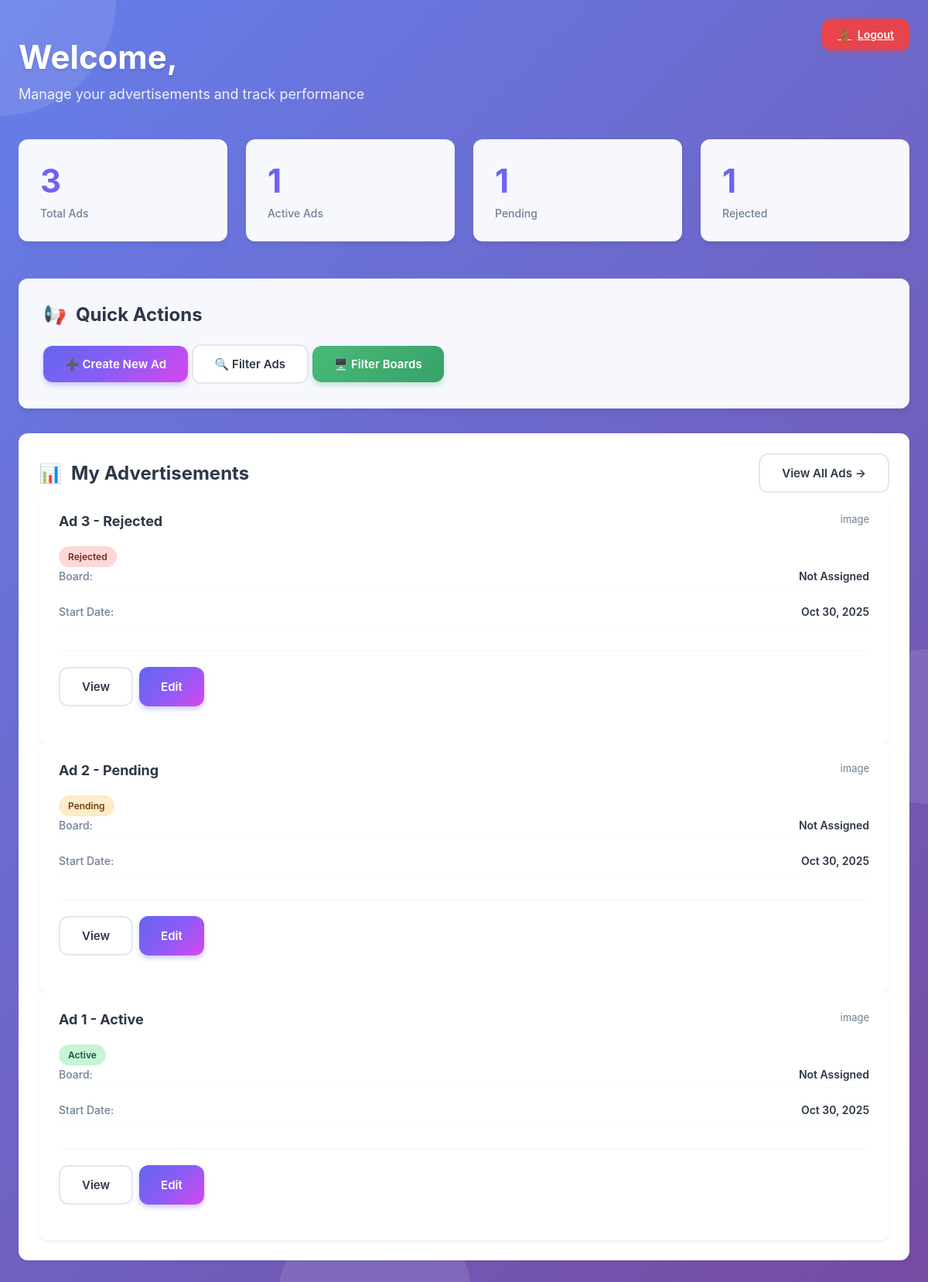
/client-dashboard/ (signed in), run on the app's committed database.
### ads/models.py (models this page shows, shortened)
class Ad(models.Model):
    ad_id = models.AutoField(primary_key=True)
    content = models.FileField(upload_to='ads/',blank=False,null=False)
    client = models.ForeignKey(User,on_delete=models.CASCADE,related_name='client_ads',
                               null=False,blank=False)
    boards = models.ManyToManyField('boards.Board',related_name='board_ads')
    title = models.CharField(blank=True,null=True,help_text="Ad description",max_length=100)
    uploaded_at = models.DateTimeField(auto_now_add=True)
    updated_at = models.DateTimeField(auto_now=True)
    Statue_choices = [
                    ('pending','Pending'),
                     ('approved','Approved'),
                     ('rejected','Rejected'),
                     ('active','Active'),
                    ]
    statue = models.CharField(choices=Statue_choices,null=False,blank=False,
                                default='pending')
    media_type = models.CharField(max_length=10,editable=False,blank=True)

### user/views/client_view.py (the view)
# urls.py: path('client-dashboard/', dashboard_client, name='client_dashboard'),
@login_required(login_url='login')
def dashboard_client(request):
    client = request.user
    if client.role !='client':
        return redirect('login')
    else:
        first_name = client.first_name
        total_ads = client.ads_belonging_for_this_client()
        number_total_ads = client.ads_count()
        active_ads_number = client.active_ads_for_this_client().count()
        pending_ads_number = client.pending_ads_for_this_client().count()
        approved_ads_number = client.approved_ads_for_this_client().count()
        rejected_ads_number = client.rejected_ads_for_this_client().count()
        recent_ads = client.ads_belonging_for_this_client().order_by('-uploaded_at')[:3]
        recent_ads = total_ads.order_by('-uploaded_at')[:3]
        prepared_ads = []
        for ad in recent_ads:
             board_locations = ", ".join(board.location for board in ad.boards.all()) or "Not Assigned"
             prepared_ads.append({
            'title': ad.title,
            'media_type': ad.media_type,
            'statue': ad.statue.capitalize(),
            'badge_class': (
            'badge-success' if ad.statue == 'active' else
            'badge-warning' if ad.statue == 'pending' else
            'badge-danger' if ad.statue == 'rejected' else
            'badge-secondary'
            ),
            'board_locations': board_locations,
            'uploaded_at': ad.uploaded_at,
        })
    context = {
        'first_name': first_name,
        'number_of_total_ads': number_total_ads,
        'active_ads_number': active_ads_number,
        'pending_ads_number': pending_ads_number,
        'approved_ads_number': approved_ads_number,
        'rejected_ads_number': rejected_ads_number,
        'prepared_ads': prepared_ads,
    }
    return render(request, "client/client_dashboard.html", context)

### user/models.py (called while the page is built)
    def ads_count(self):
         return self.client_ads.count()

    def ads_belonging_for_this_client(self):
         return self.client_ads.all()

    def active_ads_for_this_client(self):
         return self.client_ads.filter(statue='active')

    def pending_ads_for_this_client(self):
         return self.client_ads.filter(statue='pending')

    def approved_ads_for_this_client(self):
         return self.client_ads.filter(statue='approved')

    def rejected_ads_for_this_client(self):
         return self.client_ads.filter(statue='rejected')

### user/templates/client/client_dashboard.html (shortened to what this page needs)
<!DOCTYPE html>
<html lang="en">
<head>
</head>
<body>
    <div class="background-decoration">
        <div class="floating-shape"></div>
    </div>
    <div class="container">
        <div class="page-header">
            <h1>Welcome, {{first_name}}</h1>
            <p>Manage your advertisements and track performance</p>
        </div>
    <div class = "logout-container">
     <a  class="btn-logout" href="{% url 'logout'  %}">
            <span>🚪</span>
            Logout
     </a>
     </div>
        <div class="stats-grid">
            <div class="stat-card">
                <div class="stat-value">{{number_of_total_ads}}</div>
                <div class="stat-label">Total Ads</div>
            </div>
            <div class="stat-card">
                <div class="stat-value">{{active_ads_number}}</div>
                <div class="stat-label">Active Ads</div>
            </div>
            <div class="stat-card">
                <div class="stat-value">{{pending_ads_number}}</div>
                <div class="stat-label">Pending</div>
            </div>
            <div class="stat-card">
                <div class="stat-value">{{rejected_ads_number}}</div>
                <div class="stat-label">Rejected</div>
            </div>
        </div>
        <div class="card-section">
            <div class="section-title">
                <span>📢</span>
                Quick Actions
            </div>
            <div class="filter-actions">
                <button class="btn btn-primary" onclick="alert('Create New Ad functionality')">
                    ➕ Create New Ad
                </button>
                <button class="btn btn-secondary" onclick="openModal()">
                    🔍 Filter Ads
                </button>
                <button class="btn btn-success" onclick="openBoardFilterModal()">
                     🖥️ Filter Boards
                </button>
            </div>
        </div>
       {% if number_of_total_ads == 0 %}
         <div class="card">
                <div class="empty-state-icon">📭</div>
                    <h3>No ads to display yet</h3>
        {% else %}
          <div class ="card">
            <div style="display: flex; justify-content: space-between; align-items: center;">
                <div class="section-title" style="margin-bottom: 0;">
                    <span>📊</span>
                    My Advertisements
                </div>
                <button class="btn btn-secondary">
                    View All Ads →
                </button>
            </div>
        {% for ad in prepared_ads %}
        <div class="card">
            <div class="card-header">
                <div class="card-title">{{ ad.title }}</div>
                <div class="card-subtitle">{{ ad.media_type }}</div>
            </div>
            <span class="badge {{ ad.badge_class }}">{{ ad.statue }}</span>
            <div class="card-details">
                <div class="detail-row">
            <span class="detail-label">Board:</span>
            <span class="detail-value">{{ ad.board_locations }}</span>
            </div>
            <div class="detail-row">
          <span class="detail-label">Start Date:</span>
          <span class="detail-value">{{ ad.uploaded_at|date:"M d, Y" }}</span>
            </div>
         <div class="card-actions">
            <button class="btn btn-secondary btn-small btn-flex">View</button>
            <button class="btn btn-primary btn-small btn-flex">Edit</button>
        </div>
      </div>
    </div>
  {% endfor %}
  </div>
  {% endif %}
</div>
</body>
</html>

### user/templates/client/client_dashboard.html (style rules this page uses)
* { margin: 0; padding: 0; box-sizing: border-box; }
body { font-family: -apple-system, BlinkMacSystemFont, 'Segoe UI', Roboto, Oxygen, Ubuntu, Cantarell, sans-serif; background: linear-gradient(135deg, #667eea 0%, #764ba2 100%); min-height: 100vh; color: #2d3748; position: relative; overflow-x: hidden; }
.background-decoration { position: fixed; width: 100%; height: 100%; top: 0; left: 0; z-index: 0; overflow: hidden; pointer-events: none; }
.floating-shape { position: absolute; background: rgba(255, 255, 255, 0.1); border-radius: 50%; animation: float 20s infinite ease-in-out; }
.floating-shape:nth-child(1) { width: 300px; height: 300px; top: -150px; left: -150px; animation-delay: 0s; }
.container { position: relative; z-index: 1; max-width: 1400px; margin: 0 auto; padding: 48px 24px; }
.page-header { margin-bottom: 48px; }
.page-header h1 { font-size: 42px; font-weight: 700; color: white; margin-bottom: 12px; text-shadow: 0 2px 4px rgba(0,0,0,0.1); }
.page-header p { color: rgba(255,255,255,0.9); font-size: 18px; }
.stats-grid { display: grid; grid-template-columns: repeat(auto-fit, minmax(250px, 1fr)); gap: 24px; margin-bottom: 48px; }
.stat-card { background: rgba(255,255,255,0.95); backdrop-filter: blur(10px); padding: 28px; border-radius: 12px; box-shadow: 0 4px 6px rgba(0,0,0,0.07); transition: all 0.3s ease; }
.stat-value { font-size: 42px; font-weight: 700; background: linear-gradient(135deg, #6366f1 0%, #8b5cf6 50%, #d946ef 100%); -webkit-background-clip: text; -webkit-text-fill-color: transparent; background-clip: text; margin-bottom: 8px; }
.stat-label { font-size: 14px; color: #718096; font-weight: 500; }
.card-section { background: rgba(255,255,255,0.95); backdrop-filter: blur(10px); padding: 32px; border-radius: 12px; box-shadow: 0 4px 6px rgba(0,0,0,0.07); margin-bottom: 32px; }
.section-title { font-size: 24px; font-weight: 700; color: #2d3748; margin-bottom: 24px; display: flex; align-items: center; gap: 12px; }
.card { background: white; border-radius: 12px; padding: 24px; box-shadow: 0 2px 4px rgba(0,0,0,0.06); transition: all 0.3s; border: 2px solid transparent; }
.card-header { display: flex; justify-content: space-between; align-items: start; margin-bottom: 20px; }
.card-title { font-size: 18px; font-weight: 700; color: #2d3748; margin-bottom: 4px; }
.card-subtitle { font-size: 13px; color: #718096; }
.badge { padding: 6px 12px; border-radius: 20px; font-size: 12px; font-weight: 600; }
.badge-success { background: #c6f6d5; color: #22543d; }
.badge-warning { background: #feebc8; color: #744210; }
.badge-danger { background: #fed7d7; color: #742a2a; }
.card-details { display: flex; flex-direction: column; gap: 12px; margin-bottom: 20px; }
.detail-row { display: flex; justify-content: space-between; font-size: 14px; padding: 8px 0; border-bottom: 1px solid #f7fafc; }
.detail-label { color: #718096; font-weight: 500; }
.detail-value { font-weight: 600; color: #2d3748; }
.card-actions { display: flex; gap: 8px; margin-top: 20px; padding-top: 20px; border-top: 2px solid #f7fafc; }
.btn { display: inline-flex; align-items: center; justify-content: center; gap: 10px; padding: 14px 28px; border: none; border-radius: 12px; font-size: 15px; font-weight: 600; cursor: pointer; transition: all 0.3s; font-family: inherit; }
.btn-primary { background: linear-gradient(135deg, #6366f1 0%, #8b5cf6 50%, #d946ef 100%); color: white; box-shadow: 0 4px 6px rgba(99,102,241,0.3); }
.btn-secondary { background: white; color: #2d3748; border: 2px solid #e2e8f0; }
.btn-success { background: linear-gradient(135deg, #48bb78 0%, #38a169 100%); color: white; box-shadow: 0 4px 6px rgba(72,187,120,0.3); }
.logout-container { position: fixed; top: 24px; right: 24px; z-index: 1000; }
.btn-logout { background: rgba(239,68,68,0.95); backdrop-filter: blur(10px); color: white; padding: 12px 20px; border: none; border-radius: 12px; font-size: 14px; font-weight: 600; cursor: pointer; transition: all 0.3s; box-shadow: 0 4px 6px rgba(239,68,68,0.3); display: flex; align-items: center; gap: 8px; }

### data on the page
Ad: title "Ad 3 - Rejected", media_type "image", statue "Rejected", board_locations "Not Assigned", uploaded_at "Oct 30, 2025"
Ad: title "Ad 2 - Pending", media_type "image", statue "Pending", board_locations "Not Assigned", uploaded_at "Oct 30, 2025"
Ad: title "Ad 1 - Active", media_type "image", statue "Active", board_locations "Not Assigned", uploaded_at "Oct 30, 2025"

### other printed values
{{ number_of_total_ads }} "3"
{{ active_ads_number }} "1"
{{ pending_ads_number }} "1"
{{ rejected_ads_number }} "1"
